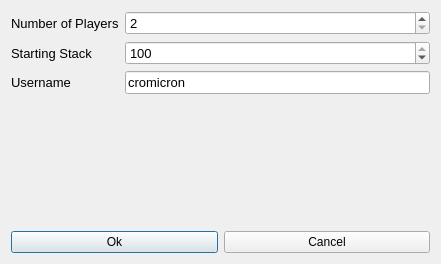
<?xml version="1.0" encoding="UTF-8"?>
<ui version="4.0">
 <class>Dialog</class>
 <widget class="QDialog" name="Dialog">
  <property name="geometry">
   <rect>
    <x>0</x>
    <y>0</y>
    <width>441</width>
    <height>264</height>
   </rect>
  </property>
  <property name="windowTitle">
   <string>Dialog</string>
  </property>
  <layout class="QVBoxLayout" name="verticalLayout">
   <item>
    <layout class="QFormLayout" name="formLayout">
     <item row="0" column="0">
      <widget class="QLabel" name="labelNumPlayers">
       <property name="font">
        <font>
         <pointsize>10</pointsize>
        </font>
       </property>
       <property name="text">
        <string>Number of Players</string>
       </property>
      </widget>
     </item>
     <item row="0" column="1">
      <widget class="QSpinBox" name="spinBoxNumPlayers">
       <property name="font">
        <font>
         <pointsize>10</pointsize>
        </font>
       </property>
       <property name="minimum">
        <number>2</number>
       </property>
       <property name="maximum">
        <number>9</number>
       </property>
      </widget>
     </item>
     <item row="1" column="0">
      <widget class="QLabel" name="labelStartingStack">
       <property name="font">
        <font>
         <pointsize>10</pointsize>
        </font>
       </property>
       <property name="text">
        <string>Starting Stack</string>
       </property>
      </widget>
     </item>
     <item row="1" column="1">
      <widget class="QSpinBox" name="spinBoxStartingStack">
       <property name="font">
        <font>
         <pointsize>10</pointsize>
        </font>
       </property>
       <property name="minimum">
        <number>5</number>
       </property>
       <property name="maximum">
        <number>100</number>
       </property>
       <property name="value">
        <number>100</number>
       </property>
      </widget>
     </item>
     <item row="2" column="0">
      <widget class="QLabel" name="labelUsername">
       <property name="font">
        <font>
         <pointsize>10</pointsize>
        </font>
       </property>
       <property name="text">
        <string>Username</string>
       </property>
      </widget>
     </item>
     <item row="2" column="1">
      <widget class="QLineEdit" name="lineEditUsername">
       <property name="font">
        <font>
         <pointsize>10</pointsize>
        </font>
       </property>
       <property name="text">
        <string>cromicron</string>
       </property>
      </widget>
     </item>
    </layout>
   </item>
   <item>
    <layout class="QHBoxLayout" name="horizontalLayout">
     <item>
      <widget class="QPushButton" name="okButton">
       <property name="text">
        <string>Ok</string>
       </property>
      </widget>
     </item>
     <item>
      <widget class="QPushButton" name="cancelButton">
       <property name="text">
        <string>Cancel</string>
       </property>
      </widget>
     </item>
    </layout>
   </item>
  </layout>
 </widget>
 <resources/>
 <connections/>
</ui>
